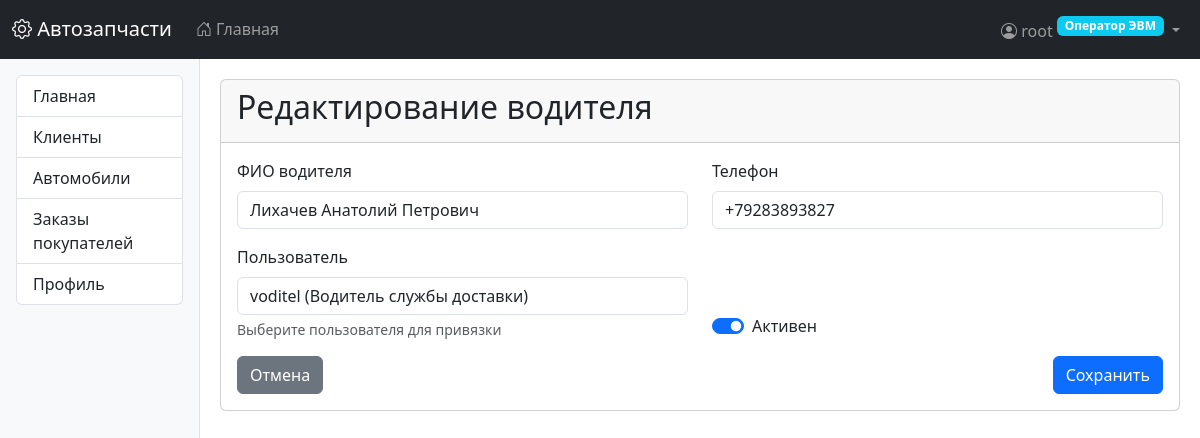
The page /core/drivers/1/edit/ (signed in) on the database its author committed.
### users/models.py (models this page shows, shortened)
class CustomUser(AbstractUser):
    class Role(models.TextChoices):
        OPERATOR = 'operator', _('Оператор ЭВМ')
        PARTS_MANAGER = 'parts_manager', _('Менеджер по деталям')
        ORDERS_MANAGER = 'orders_manager', _('Менеджер по заказам')
        SUPPLY_MANAGER = 'supply_manager', _('Менеджер по поставкам')
        STOREKEEPER = 'storekeeper', _('Кладовщик')
        DELIVERY_MANAGER = 'delivery_manager', _('Начальник службы доставки')
        DRIVER = 'driver', _('Водитель службы доставки')
    role = models.CharField(
        max_length=20,
        choices=Role.choices,
        default=Role.OPERATOR,
        verbose_name=_('Роль')
    )
    phone = models.CharField(max_length=20, blank=True, null=True, verbose_name=_('Телефон'))
    address = models.TextField(blank=True, null=True, verbose_name=_('Адрес'))
    delivery_preference = models.BooleanField(
        default=False,
        verbose_name=_('Требуется доставка')
    )
    groups = models.ManyToManyField(
        Group,
        verbose_name=_('Группы'),
        blank=True,
        related_name="custom_user_set",
        related_query_name="custom_user",
    )
    user_permissions = models.ManyToManyField(
        Permission,
        verbose_name=_('Права пользователя'),
        blank=True,
        related_name="custom_user_set",
        related_query_name="custom_user",
    )
    class Meta:
        verbose_name = _('Пользователь')
        verbose_name_plural = _('Пользователи')
    def __str__(self):
        return f"{self.username} ({self.get_role_display()})"

### core/models.py (models this page shows, shortened)
class Driver(models.Model):
    user = models.OneToOneField(
        settings.AUTH_USER_MODEL,
        on_delete=models.CASCADE,
        related_name='driver',
        verbose_name='Пользователь',
        null=True,
        blank=True
    )
    name = models.CharField('ФИО', max_length=255)
    phone = models.CharField('Телефон', max_length=20)
    is_active = models.BooleanField('Активен', default=True)
    class Meta:
        verbose_name = 'Водитель'
        verbose_name_plural = 'Водители'

### core/views.py (the view, shortened to what this page needs)
# urls.py: path('drivers/<int:pk>/edit/', DriverUpdateView.as_view(), name='driver_update'),
class DriverUpdateView(RoleRequiredMixin, UpdateView):
    allowed_roles = ['delivery_manager']
    model = Driver
    form_class = DriverForm
    template_name = 'core/driver_form.html'
    def get_form_kwargs(self):
        kwargs = super().get_form_kwargs()
        kwargs['user_role'] = 'driver'
        return kwargs

### core/forms.py
class DriverForm(forms.ModelForm):
    def __init__(self, *args, user_role=None, **kwargs):
        super().__init__(*args, **kwargs)
        User = get_user_model()
        if user_role:
            self.fields['user'].queryset = User.objects.filter(role=user_role)
        for field in self.fields.values():
            if field.widget.__class__.__name__ != 'CheckboxInput':
                field.widget.attrs['class'] = 'form-control'
    class Meta:
        model = Driver
        fields = ['user', 'name', 'phone', 'is_active']
        widgets = {
            'name': forms.TextInput(attrs={'placeholder': 'ФИО водителя'}),
            'phone': forms.TextInput(attrs={'placeholder': '+7 (XXX) XXX-XX-XX'}),
            'is_active': forms.CheckboxInput(attrs={'class': 'form-check-input'}),
        }
        labels = {
            'name': 'ФИО водителя',
            'phone': 'Телефон',
            'is_active': 'Активен',
        }

### core/mixins.py (called while the page is built)
    def test_func(self):
        if not self.request.user.is_authenticated:
            return False
        if self.request.user.is_superuser:
            return True
        if self.request.user.role in self.allowed_roles:
            return True
        raise PermissionDenied("У вас нет прав для доступа к этой странице")

### templates/core/driver_form.html (shortened to what this page needs)
{% extends "base.html" %}
{% block content %}
<div class="card">
    <div class="card-header">
        <h2>{% if object %}Редактирование водителя{% else %}Новый водитель{% endif %}</h2>
    </div>
    <div class="card-body">
        <form method="post">
            <div class="row mb-3">
                <div class="col-md-6">
                    <label for="id_name" class="form-label">ФИО водителя</label>
                    {{ form.name }}
                </div>
                <div class="col-md-6">
                    <label for="id_phone" class="form-label">Телефон</label>
                    {{ form.phone }}
                </div>
            </div>
            <div class="row mb-3">
                <div class="col-md-6">
                    <label for="id_user" class="form-label">Пользователь</label>
                    {{ form.user }}
                    <div class="form-text">Выберите пользователя для привязки</div>
                </div>
                <div class="col-md-6 d-flex align-items-end">
                    <div class="form-check form-switch">
                        {{ form.is_active }}
                        <label class="form-check-label" for="id_is_active">Активен</label>
                    </div>
                </div>
            </div>
            <div class="d-flex justify-content-between">
                <a href="{% url 'driver_list' %}" class="btn btn-secondary">
                    Отмена
                </a>
                <button type="submit" class="btn btn-primary">
                    {% if object %}Сохранить{% else %}Добавить{% endif %}
                </button>
            </div>
        </form>
    </div>
</div>
{% endblock %}

### templates/base.html (shortened to what this page needs)
<!DOCTYPE html>
<html lang="ru">
<head>
    <link href="https://cdn.jsdelivr.net/npm/bootstrap@5.3.0/dist/css/bootstrap.min.css" rel="stylesheet">
    <link rel="stylesheet" href="https://cdn.jsdelivr.net/npm/bootstrap-icons@1.10.0/font/bootstrap-icons.css">
</head>
<body>
    <nav class="navbar navbar-expand-lg navbar-dark bg-dark">
        <div class="container-fluid">
            <a class="navbar-brand" href="{% url 'home' %}">
                <i class="bi bi-gear"></i> Автозапчасти
            </a>
            <div class="collapse navbar-collapse" id="navbarMain">
                <ul class="navbar-nav me-auto">
                    <li class="nav-item">
                        <a class="nav-link" href="{% url 'home' %}">
                            <i class="bi bi-house-door"></i> Главная
                        </a>
                    </li>
                </ul>
                <ul class="navbar-nav ms-auto">
                    {% if user.is_authenticated %}
                    <li class="nav-item dropdown">
                        <a class="nav-link dropdown-toggle" href="#" role="button" data-bs-toggle="dropdown">
                            <i class="bi bi-person-circle"></i>
                            {{ user.get_full_name|default:user.username }}
                            <span class="badge bg-info role-badge">{{ user.get_role_display }}</span>
                        </a>
                    </li>
                    {% else %}
                    <li class="nav-item">
                        <a class="nav-link" href="{% url 'login' %}">
                            <i class="bi bi-box-arrow-in-right"></i> Войти
                        </a>
                    </li>
                    {% endif %}
                </ul>
            </div>
        </div>
    </nav>
    <div class="container-fluid">
        <div class="row">
            {% if user.is_authenticated %}
            <div class="col-md-2 sidebar p-3">
                <div class="list-group">
                    {% for item in menu_items %}
                    <a href="{{ item.url }}" class="list-group-item list-group-item-action">
                        {{ item.title }}
                    </a>
                    {% endfor %}
                </div>
            </div>
            <div class="col-md-10 main-content">
            {% else %}
            <div class="col-12 main-content">
            {% endif %}
                {% block content %}{% endblock %}
            </div>
        </div>
    </div>
</body>
</html>

### templates/base.html (style rules this page uses)
.sidebar { min-height: calc(100vh - 56px); background-color: #f8f9fa; border-right: 1px solid #dee2e6; }
.main-content { padding: 20px; }
.role-badge { font-size: 0.75rem; vertical-align: super; }

### rows shown on the page
CustomUser: get_full_name "root", role "Оператор ЭВМ"
Driver: name "Лихачев Анатолий Петрович", phone "+79283893827", user "voditel (Водитель службы доставки)", is_active "☑"

### other values the page prints
{{ item.title }} "Главная" "Клиенты" "Автомобили" "Заказы покупателей" "Профиль"
